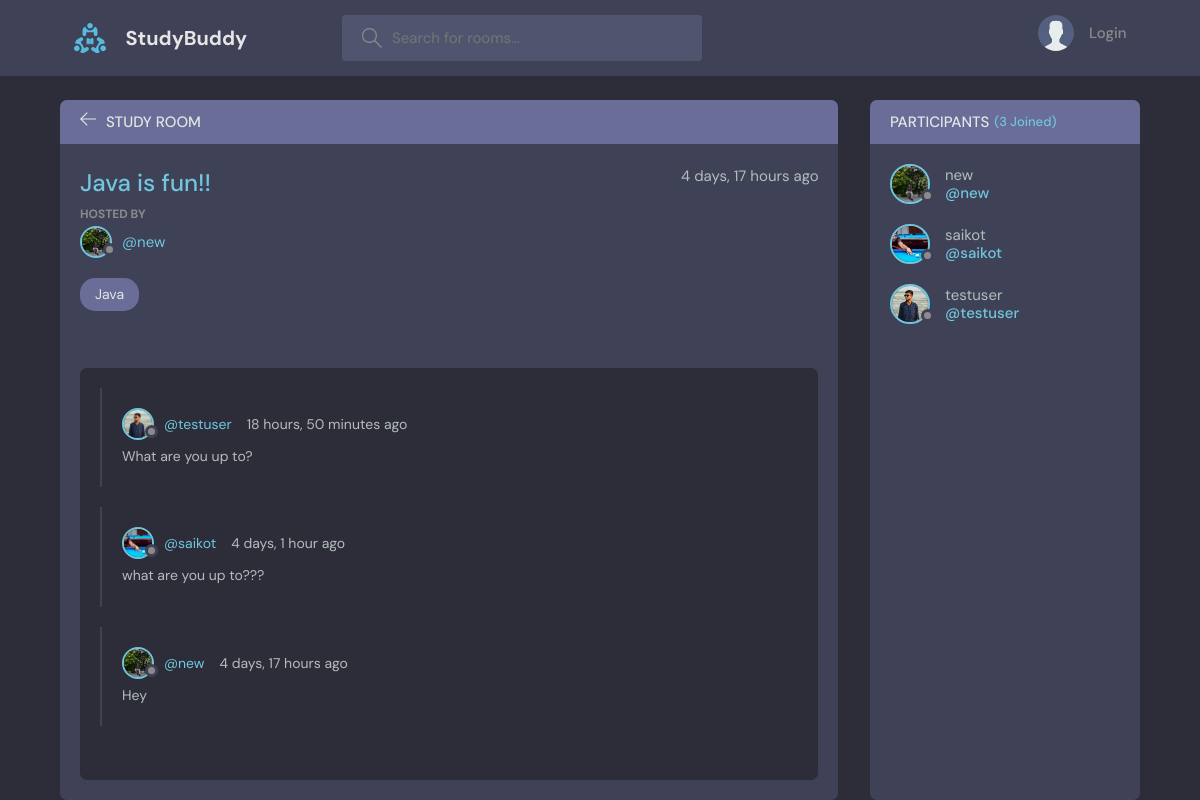
The app's page /room/2 with its own data.
### base/models.py (models this page shows, shortened)
class Room(models.Model):
  host = models.ForeignKey(User, on_delete= models.SET_NULL, null = True)
  topic = models.ForeignKey(Topic, on_delete= models.SET_NULL, null = True)
  name = models.CharField(max_length=200)
  description = models.TextField(null=True, blank=True)
  participants = models.ManyToManyField(User, related_name='participants', blank=True)
  updated = models.DateTimeField(auto_now=True)
  created = models.DateTimeField(auto_now_add = True)
  class Meta:
    ordering = ['-updated', '-created']

class User(AbstractUser):
  name = models.CharField(max_length= 200, null=True)
  email = models.EmailField(unique=True, null=True)
  bio = models.TextField(null=True)
  avatar= models.ImageField(null=True, default="avatar.svg")
  USERNAME_FIELD = 'email'
  REQUIRED_FIELDS = []

class Topic(models.Model):
  name = models.CharField(max_length= 200)
  def __str__(self):
    return self.name

class Message(models.Model):
  user = models.ForeignKey(User, on_delete=models.CASCADE)
  room = models.ForeignKey(Room, on_delete= models.CASCADE)
  body = models.TextField()
  updated = models.DateTimeField(auto_now=True)
  created = models.DateTimeField(auto_now_add = True)
  class Meta:
      ordering = ['-updated', '-created']

### base/views.py (the view, shortened to what this page needs)
# urls.py: path('room/<str:pk>', views.room, name="room"),
def room(request, pk):
    rooms = get_object_or_404(Room, id=pk)
    room_messages = rooms.message_set.all()
    participants = rooms.participants.all()
    context = {'room': rooms, 'room_messages': room_messages, 'participants': participants}
    return render(request, 'base/room.html', context)

### base/templates/base/room.html (shortened to what this page needs)
{% extends 'main.html' %}
{% block content %}
    <main class="profile-page layout layout--2">
      <div class="container">
        <div class="room">
          <div class="room__top">
            <div class="room__topLeft">
              <a href="{% url 'home' %}">
                <svg version="1.1" xmlns="http://www.w3.org/2000/svg" width="32" height="32" viewBox="0 0 32 32">
                  <title>arrow-left</title>
                  <path
                    d="M13.723 2.286l-13.723 13.714 13.719 13.714 1.616-1.611-10.96-10.96h27.625v-2.286h-27.625l10.965-10.965-1.616-1.607z"
                  ></path>
                </svg>
              </a>
              <h3>Study Room</h3>
            </div>
          </div>
          <div class="room__box scroll">
            <div class="room__header scroll">
              <div class="room__info">
                <h3>{{room.name}}</h3>
                <span>{{room.created|timesince}} ago</span>
              </div>
              <div class="room__hosted">
                <p>Hosted By</p>
                <a href="{% url 'user-profile' room.host.id %}" class="room__author">
                  <div class="avatar avatar--small">
                    <img src="{{room.host.avatar.url}}" />
                  </div>
                  <span>@{{room.host.username}}</span>
                </a>
              </div>
              <span class="room__topics">{{room.topic}}</span>
            </div>
            <div class="room__conversation">
              <div class="threads scroll">
                {% for message in room_messages %}
                <div class="thread">
                  <div class="thread__top">
                    <div class="thread__author">
                      <a href="{% url 'user-profile' message.user.id %}" class="thread__authorInfo">
                        <div class="avatar avatar--small">
                          <img src="{{message.user.avatar.url}}" />
                        </div>
                        <span>@{{message.user.username}}</span>
                      </a>
                      <span class="thread__date">{{message.created|timesince}} ago</span>
                    </div>
                  </div>
                  <div class="thread__details">
                    {{message.body}}
                  </div>
                </div>
                {% endfor %}
              </div>
            </div>
          </div>
        </div>
        <div class="participants">
          <h3 class="participants__top">Participants <span>({{participants.count}} Joined)</span></h3>
          <div class="participants__list scroll">
            {% for user in participants %}
            <a href="{% url 'user-profile' user.id %}" class="participant">
              <div class="avatar avatar--medium">
                <img src="{{user.avatar.url}}" />
              </div>
              <p>
                {{user.username}}
                <span>@{{user.username}}</span>
              </p>
            </a>
            {% endfor %}
          </div>
        </div>
      </div>
    </main>
    {% endblock content %}

### records on screen
Room: name "Java is fun!!", created "4 days, 17 hours", host.avatar (picture), host.username "new", topic "Java"
Message: user.avatar (picture), user.username "testuser", created "18 hours, 50 minutes", body "What are you up to?"
Message: user.avatar (picture), user.username "saikot", created "4 days, 1 hour", body "what are you up to???"
Message: user.avatar (picture), user.username "new", created "4 days, 17 hours", body "Hey"
User: avatar (picture), username "new"
User: avatar (picture), username "saikot"
User: avatar (picture), username "testuser"

### other values on screen
{{ participants.count }} "3"
